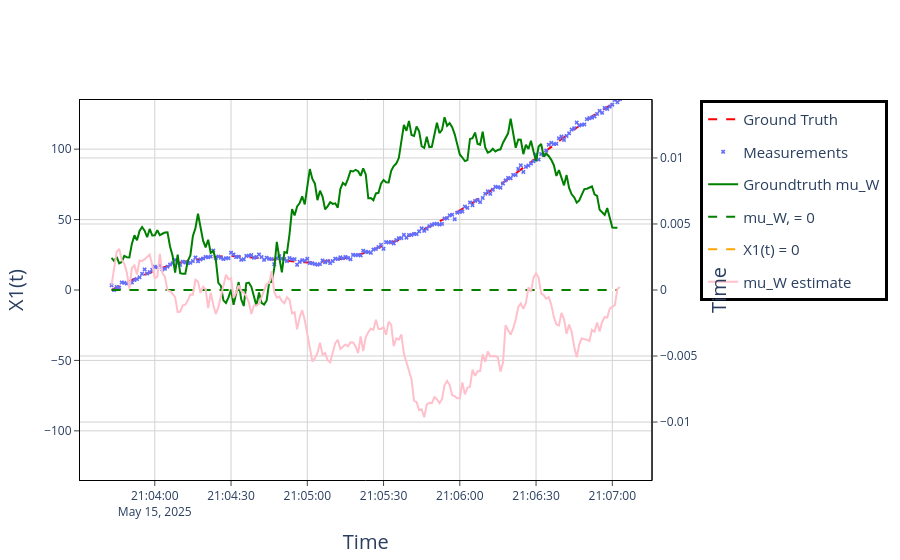
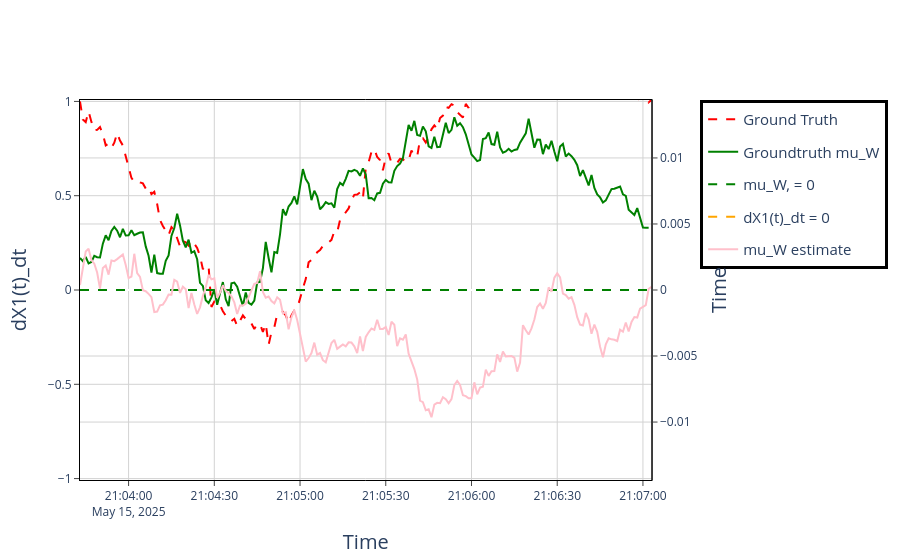
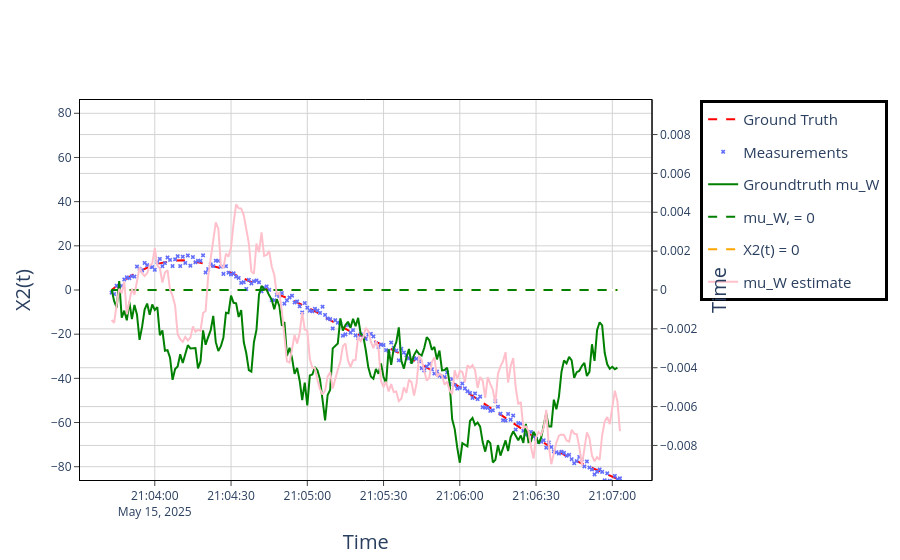
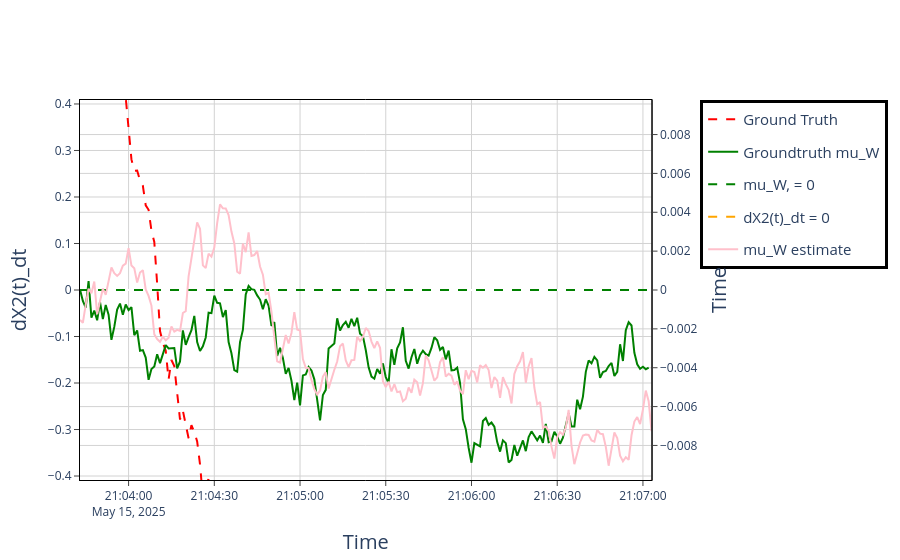

The code cell stored with these charts, in order, in its notebook:
### Code cell
from plotly.subplots import make_subplots
from pathlib import Path
from stonesoup.plotter import AnimatedPlotterly, Plotterly,  Dimension
axis_label_list=["X1(t)","dX1(t)_dt","X2(t)","dX2(t)_dt"]

particle_plotter_dict = {}
for i,label in enumerate(axis_label_list):
    if plot_tracks:
        file_path = Path(folder_path + rf"\1D_plot_{label}_incl_tracks.html")
    else:
        file_path = Path(folder_path + rf"\1D_plot_{label}_.html")
    file_path.parent.mkdir(parents=True, exist_ok=True)

    particle_plotter_dict[label]= Plotterly(autosize=False, width=1500,height=800,dimension=Dimension.ONE, axis_labels=[label])
    colorway=particle_plotter_dict[label].fig.layout.colorway

    particle_plotter_dict[label].fig = make_subplots(specs=[[{"secondary_y": True}]])
    particle_plotter_dict[label].fig.layout.colorway = colorway
    particle_plotter_dict[label].plot_ground_truths(truth, [i],mode="lines", line=dict(width=2,color='red',dash='dash'))
    
    if i<=1:
        data=x_mu_data
        data_estimate=x_mu_estimate
    else:
        data=y_mu_data
        data_estimate=y_mu_estimate
    particle_plotter_dict[label].fig.add_scatter(y=np.array(data), x=timesteps, name='Groundtruth mu_W', secondary_y=True,line=dict(color='green',width=2))
    particle_plotter_dict[label].fig.add_scatter(y=np.zeros_like(data), x=timesteps, name=f'mu_W, = 0',secondary_y=True,line=dict(color="green",dash='dash'))
    particle_plotter_dict[label].fig.add_scatter(y=np.zeros_like(data), x=timesteps, name=f'{label} = 0',secondary_y=False,line=dict(color="orange",dash='dash'))
    particle_plotter_dict[label].fig.add_scatter(y=np.array(data_estimate), x=timesteps, name='mu_W estimate', secondary_y=True,line=dict(color='pink',width=2))

    if plot_tracks:
        if i==0 or i==2:
            particle_plotter_dict[label].plot_measurements(measurements, [i],marker=dict(symbol="x",size=4))
        # particle_plotter_dict[label].plot_tracks(track, [i], mode="lines", uncertainty=uncertainty,particle=particle,plot_particle_paths=plot_particle_paths, track_label="Filtered")
        # particle_plotter_dict[label].plot_tracks(culled_track, [i],mode="lines", uncertainty=uncertainty,particle=particle,plot_particle_paths=plot_particle_paths, track_label="\'Descendant\'")
        # particle_plotter_dict[label].plot_tracks(RTS_track, [i],mode="lines", uncertainty=uncertainty,particle=particle,plot_particle_paths=plot_particle_paths,track_label="RTS")
        # particle_plotter_dict[label].plot_tracks(CK_track,[i],mode="lines", uncertainty=uncertainty,particle=particle,plot_particle_paths=plot_particle_paths,track_label="CK")
    
    max_mu=np.max(np.abs(data))*1.1
    max_trajectory=np.max(np.abs(truth[:].state_vector[i]))
    # max_trajectory=max_mu*trajectory_scales[i]
    particle_plotter_dict[label].fig.update_yaxes(
            secondary_y=False,
            title_text=f"{label}",
            mirror=True,
            ticks='outside',
            showline=True,
            linecolor='black',
            gridcolor='lightgrey',
            range=[-max_trajectory,max_trajectory],
            title=dict(text=label, font=dict(size=20))
    )
    particle_plotter_dict[label].fig.update_yaxes(
            secondary_y=True,
            title_text="mu_W",
            mirror=True,
            ticks='outside',
            showline=True,
            linecolor='black',
            gridcolor='lightgrey',
            range=[-max_mu,max_mu],
            title=dict(text="Time", font=dict(size=20))
    )
    particle_plotter_dict[label].fig.update_layout(
                plot_bgcolor='white',
        legend=dict(
                    font=dict(size=15),       # Make the legend font larger
                    # orientation='v',
                    # xanchor="auto",         # Center the legend
                    # yanchor="auto",           # Align the legend to the bottom of the plot
                    bordercolor="Black",
                    borderwidth=3,
                    # y=+0.45,                   # Position it above the graph
                    # x=0.6                    # Center it horizontally
                ),)
    particle_plotter_dict[label].fig.update_xaxes(
                title=dict(text="Time", font=dict(size=20)),
                mirror=True,
                ticks='outside',
                showline=True,
                linecolor='black',
                gridcolor='lightgrey',
            )

    
    if save_1D:
        particle_plotter_dict[label].fig.write_html(str(file_path))
    if show_1D:
        particle_plotter_dict[label].fig.show()

### Figure 1 — Plotly figure (JSON) as saved in the notebook; plotly's stock layout.template omitted (floating-point values rounded to 4 significant figures; data arrays with more than 128 entries replaced by an {"elided": "..."} marker saying what was removed)
{"data": [{"legendgroup": "Ground Truth", "legendrank": 100, "line": {"color": "red", "dash": "dash", "width": 2}, "mode": "lines", "name": "Ground Truth", "showlegend": true, "text": {"elided": "201 str values"}, "type": "scatter", "x": {"elided": "201 str values"}, "y": {"elided": "201 float values"}}, {"line": {"color": "green", "width": 2}, "name": "Groundtruth mu_W", "type": "scatter", "x": {"elided": "201 str values"}, "xaxis": "x", "y": {"elided": "200 float values"}, "yaxis": "y2"}, {"line": {"color": "green", "dash": "dash"}, "name": "mu_W, = 0", "type": "scatter", "x": {"elided": "201 str values"}, "xaxis": "x", "y": {"elided": "200 int values"}, "yaxis": "y2"}, {"line": {"color": "orange", "dash": "dash"}, "name": "X1(t) = 0", "type": "scatter", "x": {"elided": "201 str values"}, "xaxis": "x", "y": {"elided": "200 int values"}, "yaxis": "y"}, {"line": {"color": "pink", "width": 2}, "name": "mu_W estimate", "type": "scatter", "x": {"elided": "201 str values"}, "xaxis": "x", "y": {"elided": "201 float values"}, "yaxis": "y2"}, {"legendgroup": "Measurements", "legendrank": 200, "marker": {"color": "#636EFA", "size": 4, "symbol": "x"}, "mode": "markers", "name": "Measurements", "showlegend": true, "text": {"elided": "201 str values"}, "type": "scatter", "x": {"elided": "201 str values"}, "y": {"elided": "201 float values"}}], "layout": {"colorway": ["#636EFA", "#EF553B", "#00CC96", "#AB63FA", "#FFA15A", "#19D3F3", "#FF6692", "#B6E880", "#FF97FF", "#FECB52"], "legend": {"bordercolor": "Black", "borderwidth": 3, "font": {"size": 15}}, "plot_bgcolor": "white", "xaxis": {"anchor": "y", "domain": [0, 0.94], "gridcolor": "lightgrey", "linecolor": "black", "mirror": true, "showline": true, "ticks": "outside", "title": {"font": {"size": 20}, "text": "Time"}}, "yaxis": {"anchor": "x", "domain": [0, 1], "gridcolor": "lightgrey", "linecolor": "black", "mirror": true, "range": [-134.9, 134.9], "showline": true, "ticks": "outside", "title": {"font": {"size": 20}, "text": "X1(t)"}}, "yaxis2": {"anchor": "x", "gridcolor": "lightgrey", "linecolor": "black", "mirror": true, "overlaying": "y", "range": [-0.01439, 0.01439], "showline": true, "side": "right", "ticks": "outside", "title": {"font": {"size": 20}, "text": "Time"}}}}

### Figure 2 — Plotly figure (JSON) as saved in the notebook; plotly's stock layout.template omitted (floating-point values rounded to 4 significant figures; data arrays with more than 128 entries replaced by an {"elided": "..."} marker saying what was removed)
{"data": [{"legendgroup": "Ground Truth", "legendrank": 100, "line": {"color": "red", "dash": "dash", "width": 2}, "mode": "lines", "name": "Ground Truth", "showlegend": true, "text": {"elided": "201 str values"}, "type": "scatter", "x": {"elided": "201 str values"}, "y": {"elided": "201 float values"}}, {"line": {"color": "green", "width": 2}, "name": "Groundtruth mu_W", "type": "scatter", "x": {"elided": "201 str values"}, "xaxis": "x", "y": {"elided": "200 float values"}, "yaxis": "y2"}, {"line": {"color": "green", "dash": "dash"}, "name": "mu_W, = 0", "type": "scatter", "x": {"elided": "201 str values"}, "xaxis": "x", "y": {"elided": "200 int values"}, "yaxis": "y2"}, {"line": {"color": "orange", "dash": "dash"}, "name": "dX1(t)_dt = 0", "type": "scatter", "x": {"elided": "201 str values"}, "xaxis": "x", "y": {"elided": "200 int values"}, "yaxis": "y"}, {"line": {"color": "pink", "width": 2}, "name": "mu_W estimate", "type": "scatter", "x": {"elided": "201 str values"}, "xaxis": "x", "y": {"elided": "201 float values"}, "yaxis": "y2"}], "layout": {"colorway": ["#636EFA", "#EF553B", "#00CC96", "#AB63FA", "#FFA15A", "#19D3F3", "#FF6692", "#B6E880", "#FF97FF", "#FECB52"], "legend": {"bordercolor": "Black", "borderwidth": 3, "font": {"size": 15}}, "plot_bgcolor": "white", "xaxis": {"anchor": "y", "domain": [0, 0.94], "gridcolor": "lightgrey", "linecolor": "black", "mirror": true, "showline": true, "ticks": "outside", "title": {"font": {"size": 20}, "text": "Time"}}, "yaxis": {"anchor": "x", "domain": [0, 1], "gridcolor": "lightgrey", "linecolor": "black", "mirror": true, "range": [-1.007, 1.007], "showline": true, "ticks": "outside", "title": {"font": {"size": 20}, "text": "dX1(t)_dt"}}, "yaxis2": {"anchor": "x", "gridcolor": "lightgrey", "linecolor": "black", "mirror": true, "overlaying": "y", "range": [-0.01439, 0.01439], "showline": true, "side": "right", "ticks": "outside", "title": {"font": {"size": 20}, "text": "Time"}}}}

### Figure 3 — Plotly figure (JSON) as saved in the notebook; plotly's stock layout.template omitted (floating-point values rounded to 4 significant figures; data arrays with more than 128 entries replaced by an {"elided": "..."} marker saying what was removed)
{"data": [{"legendgroup": "Ground Truth", "legendrank": 100, "line": {"color": "red", "dash": "dash", "width": 2}, "mode": "lines", "name": "Ground Truth", "showlegend": true, "text": {"elided": "201 str values"}, "type": "scatter", "x": {"elided": "201 str values"}, "y": {"elided": "201 float values"}}, {"line": {"color": "green", "width": 2}, "name": "Groundtruth mu_W", "type": "scatter", "x": {"elided": "201 str values"}, "xaxis": "x", "y": {"elided": "200 float values"}, "yaxis": "y2"}, {"line": {"color": "green", "dash": "dash"}, "name": "mu_W, = 0", "type": "scatter", "x": {"elided": "201 str values"}, "xaxis": "x", "y": {"elided": "200 int values"}, "yaxis": "y2"}, {"line": {"color": "orange", "dash": "dash"}, "name": "X2(t) = 0", "type": "scatter", "x": {"elided": "201 str values"}, "xaxis": "x", "y": {"elided": "200 int values"}, "yaxis": "y"}, {"line": {"color": "pink", "width": 2}, "name": "mu_W estimate", "type": "scatter", "x": {"elided": "201 str values"}, "xaxis": "x", "y": {"elided": "201 float values"}, "yaxis": "y2"}, {"legendgroup": "Measurements", "legendrank": 200, "marker": {"color": "#636EFA", "size": 4, "symbol": "x"}, "mode": "markers", "name": "Measurements", "showlegend": true, "text": {"elided": "201 str values"}, "type": "scatter", "x": {"elided": "201 str values"}, "y": {"elided": "201 float values"}}], "layout": {"colorway": ["#636EFA", "#EF553B", "#00CC96", "#AB63FA", "#FFA15A", "#19D3F3", "#FF6692", "#B6E880", "#FF97FF", "#FECB52"], "legend": {"bordercolor": "Black", "borderwidth": 3, "font": {"size": 15}}, "plot_bgcolor": "white", "xaxis": {"anchor": "y", "domain": [0, 0.94], "gridcolor": "lightgrey", "linecolor": "black", "mirror": true, "showline": true, "ticks": "outside", "title": {"font": {"size": 20}, "text": "Time"}}, "yaxis": {"anchor": "x", "domain": [0, 1], "gridcolor": "lightgrey", "linecolor": "black", "mirror": true, "range": [-86.02, 86.02], "showline": true, "ticks": "outside", "title": {"font": {"size": 20}, "text": "X2(t)"}}, "yaxis2": {"anchor": "x", "gridcolor": "lightgrey", "linecolor": "black", "mirror": true, "overlaying": "y", "range": [-0.009778, 0.009778], "showline": true, "side": "right", "ticks": "outside", "title": {"font": {"size": 20}, "text": "Time"}}}}

### Figure 4 — Plotly figure (JSON) as saved in the notebook; plotly's stock layout.template omitted (floating-point values rounded to 4 significant figures; data arrays with more than 128 entries replaced by an {"elided": "..."} marker saying what was removed)
{"data": [{"legendgroup": "Ground Truth", "legendrank": 100, "line": {"color": "red", "dash": "dash", "width": 2}, "mode": "lines", "name": "Ground Truth", "showlegend": true, "text": {"elided": "201 str values"}, "type": "scatter", "x": {"elided": "201 str values"}, "y": {"elided": "201 float values"}}, {"line": {"color": "green", "width": 2}, "name": "Groundtruth mu_W", "type": "scatter", "x": {"elided": "201 str values"}, "xaxis": "x", "y": {"elided": "200 float values"}, "yaxis": "y2"}, {"line": {"color": "green", "dash": "dash"}, "name": "mu_W, = 0", "type": "scatter", "x": {"elided": "201 str values"}, "xaxis": "x", "y": {"elided": "200 int values"}, "yaxis": "y2"}, {"line": {"color": "orange", "dash": "dash"}, "name": "dX2(t)_dt = 0", "type": "scatter", "x": {"elided": "201 str values"}, "xaxis": "x", "y": {"elided": "200 int values"}, "yaxis": "y"}, {"line": {"color": "pink", "width": 2}, "name": "mu_W estimate", "type": "scatter", "x": {"elided": "201 str values"}, "xaxis": "x", "y": {"elided": "201 float values"}, "yaxis": "y2"}], "layout": {"colorway": ["#636EFA", "#EF553B", "#00CC96", "#AB63FA", "#FFA15A", "#19D3F3", "#FF6692", "#B6E880", "#FF97FF", "#FECB52"], "legend": {"bordercolor": "Black", "borderwidth": 3, "font": {"size": 15}}, "plot_bgcolor": "white", "xaxis": {"anchor": "y", "domain": [0, 0.94], "gridcolor": "lightgrey", "linecolor": "black", "mirror": true, "showline": true, "ticks": "outside", "title": {"font": {"size": 20}, "text": "Time"}}, "yaxis": {"anchor": "x", "domain": [0, 1], "gridcolor": "lightgrey", "linecolor": "black", "mirror": true, "range": [-0.4086, 0.4086], "showline": true, "ticks": "outside", "title": {"font": {"size": 20}, "text": "dX2(t)_dt"}}, "yaxis2": {"anchor": "x", "gridcolor": "lightgrey", "linecolor": "black", "mirror": true, "overlaying": "y", "range": [-0.009778, 0.009778], "showline": true, "side": "right", "ticks": "outside", "title": {"font": {"size": 20}, "text": "Time"}}}}
